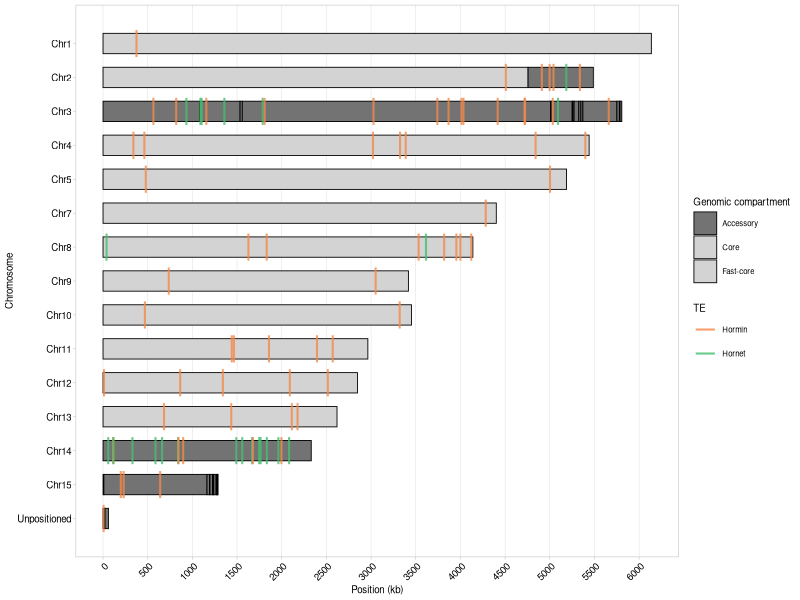
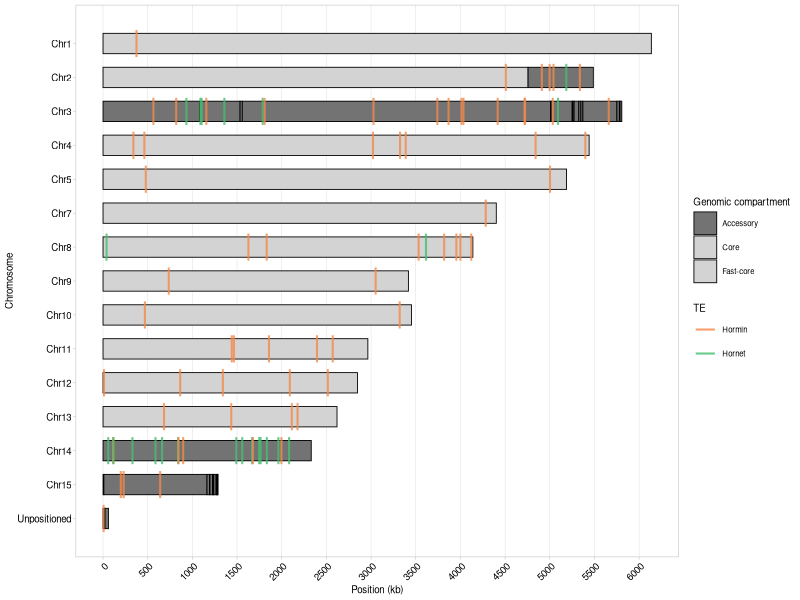

Write the R code that produced these figures, in order.
## Author = Ana Rodríguez López
## Date.of.creation = 12.06.24

# Generation of a map with locations of Hornet and Hormin copies

library(tidyverse)

# 1. Read file with Hornet and Hormin positions.
TE_positions <- read.table("Hormin-Hornet_positions_Foxy3.txt", sep = "\t", header = T)
Chromosome_lengths <- read.table("Chromosome_sizes_Foxy3.txt", sep = "\t", header = T)

# 2. Define chromosome levels for plotting in the correct order
chr_levels <- c("Unpositioned", "Chr15", "Chr14", "Chr13", "Chr12", "Chr11", 
               "Chr10", "Chr9", "Chr8", "Chr7", "Chr5", "Chr4", "Chr3", "Chr2", "Chr1")

# 3. Prepare chromosome data for plotting (BACKGROUND)
df_scaffolds <- Chromosome_lengths %>%
  mutate(
    Chromosome = factor(Chromosome, levels = chr_levels),
    Type = as.factor(Type),
    # Convert to kb
    Start_in_chr = Start_in_chr / 1000,
    End_in_chr = End_in_chr / 1000
  )

# 4. Prepare TE data for plotting (LINES)
df_TEs <- TE_positions %>%
  mutate(
    Chromosome = factor(Chromosome, levels = chr_levels),
    TE = as.factor(TE),
    # Convert to kb
    TE_position = TE_position / 1000
  )

# 5. Generate the chromosome plot with TE positions
plot_genome <- ggplot() +
  
  # Layer 1: Scaffold background
  geom_rect(data = df_scaffolds,
            aes(xmin = Start_in_chr, xmax = End_in_chr,
                ymin = as.numeric(Chromosome) - 0.3, 
                ymax = as.numeric(Chromosome) + 0.3,
                fill = Type),
            color = "black",    
            linewidth = 0.3) +  
  
  # Layer 2: TE lines
  geom_segment(data = df_TEs,
               aes(x = TE_position, xend = TE_position,
                   y = as.numeric(Chromosome) - 0.4, 
                   yend = as.numeric(Chromosome) + 0.4,
                   color = TE),
               linewidth = 0.7, alpha = 0.8) +
  
  # Colors
  scale_fill_manual(values = c("Core" = "#D3D3D3", "Fast-core" = "#D3D3D3","Accessory" = "#737373")) +
  scale_color_manual(values = c("Hormin" = "#f48849", "Hornet" = "#44bf70")) +
  
  # Apply chromosome names
  scale_y_continuous(breaks = 1:length(chr_levels),
                     labels = chr_levels) +
  
  # Adjust scale on X axis
  scale_x_continuous(breaks = seq(0, max(df_scaffolds$End_in_chr, na.rm = TRUE), by = 500)) +

  # Labels
  labs(x = "Position (kb)", 
       y = "Chromosome",
       fill = "Genomic compartment", 
       color = "TE") +
  
  # Other settings
  theme_light(base_size = 7) +
  theme(
    text = element_text(size = 7, face = "plain"), 
    axis.text.y = element_text(size = 7, face = "plain", color = "black"), 
    axis.text.x = element_text(size = 7, face = "plain", angle = 45, hjust = 1, color = "black"),
    panel.grid.minor = element_blank(),
    panel.grid.major.y = element_blank()
  )
print(plot_genome)

ggsave("positions_plot_Foxy3.bmp", plot = plot_genome, width = 5, height = 4, dpi = 320)
